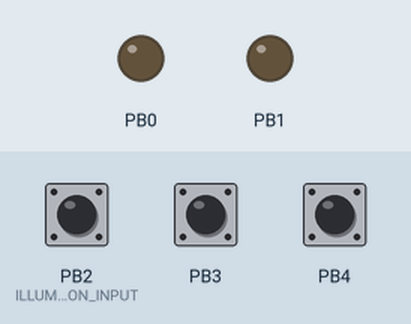
Simulated run of this sketch. Board: ATtiny85, built with avr-gcc and run on an emulated ATtiny85. Shown: output pins drawn as LEDs (lit = HIGH). The test bench sets the inputs (shaded band); at power-on: PB3 HIGH, PB4 HIGH, PB2 (ILLUMINATION_INPUT) HIGH. Sleep ends after the set time or at an interrupt.

Above: at 5.0 s.
5.1 s: PB3 pulled LOW for 1 s
8.1 s: PB4 pulled LOW for 3.2 s
At 10.1 s:
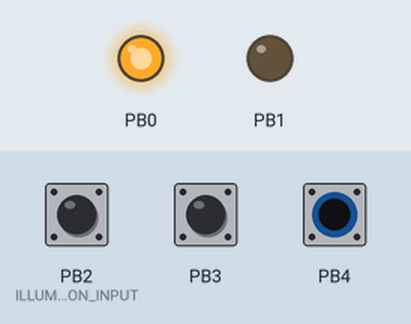
12.8 s: PB3 pulled LOW for 0.15 s
14.6 s: PB3 pulled LOW for 3.2 s
At 16.1 s:
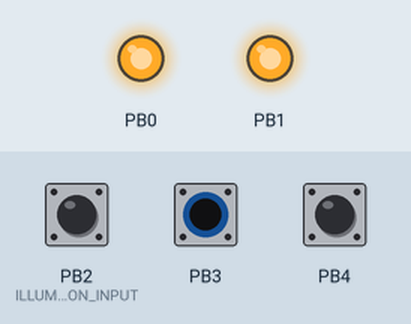
19.3 s: PB2 (ILLUMINATION_INPUT) pulled LOW for 0.15 s
At 21.1 s:
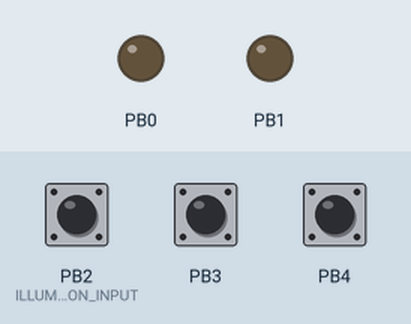
21.8 s: PB4 pulled LOW for 1 s
Timing chart, 0 to 24.8 s (numbered marks = the images above; inputs shaded):
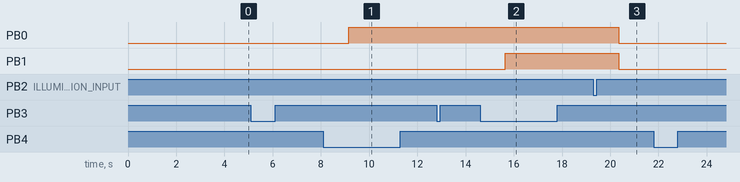

The sketch:

fbc_controller.ino
```cpp
/**
 * Footwell Backlight Controller
 *
 *   - Independent two-channel control with smooth fade transitions
 *   - Delayed switch-off feature (can be disabled via T58b input)
 *   - Low power standby mode
 *
 *   Atmel ATtiny25/45/85 Pinout
 *
 *                                ┌───────u───────┐
 *          PCINT5/RESET/ADC0/dW ─┤ 1 PB5   VCC 8 ├─
 *   PCINT3/XTAL1/CLKI/OC1B/ADC3 ─┤ 2 PB3   PB2 7 ├─ SCK/USCK/SCL/ADC1/T0/INT0/PCINT2
 *   PCINT4/XTAL2/CLKO/OC1B/ADC2 ─┤ 3 PB4   PB1 6 ├─ MISO/DO/AIN1/OC0B/OC1A/PCINT1
 *                               ─┤ 4 GND   PB0 5 ├─ MOSI/DI/SDA/AIN0/OC0A/OC1A/AREF/PCINT0
 *                                └───────────────┘
 *   Pins General Info
 *
 *           ┌─────────┬───────────┬─────────────┬─────────────┬─────────┐
 *           │ IC Lead │ Atmel Pin │ Arduino Pin │ Arduino ISP │ Purpose │
 *           ├─────────┼───────────┼─────────────┼─────────────┼─────────┤
 *           │    1    │    PB5    │             │     10      │   RST   │
 *           │    2    │    PB3    │ (D 3) Ain3  │             │   SW0   │
 *           │    3    │    PB4    │ (D 4) Ain2  │             │   SW1   │
 *           │    5    │    PB0    │ (D 0) pwm0  │     11      │   BL1   │
 *           │    6    │    PB1    │ (D 1) pwm1  │     12      │   BL0   │
 *           │    7    │    PB2    │ (D 2) Ain1  │     13      │   ILM   │
 *           └─────────┴───────────┴─────────────┴─────────────┴─────────┘
 *
 *   Programming ATtiny25/45/85 with Arduino ISP
 *     1. Install attiny core files: https://github.com/damellis/attiny
 *     2. Prepare an Arduino:
 *       Examples > 11. ArduinoISP > ArduinoISP
 *       Sketch > Upload
 *     3. Wire ISP
 *       Arduino > ATtiny25/45/85
 *       5V      > VCC
 *       GND     > GND
 *       13      > PB2
 *       12      > PB1
 *       11      > PB0
 *       10      > RST
 *     4. Tools > Clock: "Internal 8MHz"
 *     5. Tools > Burn Bootloader
 *     6. Sketch > Upload Using Programmer
 *
 *   Fuses
 *     https://www.engbedded.com/fusecalc/?P=ATtiny25&V_LOW=0xE2&V_HIGH=0xDF&V_EXTENDED=0xFF&O_HEX=Apply+values
 *
 *   Controller States
 *
 *                                     ┌─────┐
 *              ┌──←─ door opened ─←───┤ OFF ├─← fade down completed ─┐
 *              │                      └─────┘                        │
 *              ↓          ┌──────←─ door opened ─←───────┐           ↑
 *         ┌────┴──────────┴────┐                   ┌─────┴───────────┴─────┐
 *         │ FADE_BACKLIGHT_UP  ├─→─ door closed ─→─┤  FADE_BACKLIGHT_DOWN  │
 *         └──────────┬─────────┘                   └───────────┬───────────┘
 *  fade up completed ↓                                         ↑ delay completed or illumination is on
 *            ┌───────┴───────┐                        ┌── ─────┴─────────┐
 *            │ BACKLIGHT_ON  ├───→─ door closed ─→────┤ SWITCH_OFF_DELAY │
 *            └───────┬───────┘                        └────────┬─────────┘
 *                    └───────────←─ door opened ─←─────────────┘
 */

#define ILLUMINATION_INPUT 2

#define FADE_STEP 1
#define SWITCH_OFF_DELAY_VALUE 15000

bool isIlluminationActive() {
  return digitalRead(ILLUMINATION_INPUT) == LOW;
}

enum StateLevel {
  OFF,
  FADE_BACKLIGHT_UP,
  BACKLIGHT_ON,
  SWITCH_OFF_DELAY,
  FADE_BACKLIGHT_DOWN,
};

struct channel {
  uint8_t inputPin;
  uint8_t backlightOutputPin;

  StateLevel state = OFF;
  uint8_t backlightValue = 0;
  uint16_t switchOffDelay = 0;

  bool previousInputValue = false;
  bool previousIlluminationValue = false;

  channel(uint8_t inputPin, uint8_t backlightOutputPin): inputPin(inputPin), backlightOutputPin(backlightOutputPin) {}

  bool isInputActive() {
    return digitalRead(inputPin) == LOW;
  }

  bool isInputsChanged() {
    return isInputActive() ^ previousInputValue || isIlluminationActive() ^ previousIlluminationValue;
  }

  bool isOff() {
    return state == OFF;
  }

  bool isFading() {
    return state == FADE_BACKLIGHT_UP || state == FADE_BACKLIGHT_DOWN;
  }

  bool isDelay() {
    return state == SWITCH_OFF_DELAY;
  }

  void setup() {
    setupInputPin(inputPin);
    digitalWrite(backlightOutputPin, LOW);
    pinMode(backlightOutputPin, OUTPUT);
    if (isInputsChanged()) {
      onChange();
    }
  }

  void writeOutput() {
    analogWrite(backlightOutputPin, backlightValue);
    setNextBacklightValue();
  }

  void setNextBacklightValue() {
    if (state == FADE_BACKLIGHT_UP) {
      if (backlightValue != 255) {
        backlightValue = min(255, backlightValue + FADE_STEP);
      } else {
        onChange();
      }
    } else if (state == FADE_BACKLIGHT_DOWN) {
      if (backlightValue != 0) {
        backlightValue = max(0, backlightValue - FADE_STEP);
      } else {
        onChange();
      }
    }
  }

  void decrementSwitchOffDelay() {
    if (switchOffDelay > 0) {
      switchOffDelay = max(switchOffDelay - 4, 0);
    } else if (state == SWITCH_OFF_DELAY) {
      onChange();
    }
  }

  void onChange() {
    switch (state) {
      case OFF:
      case FADE_BACKLIGHT_DOWN:
        if (isInputActive()) {
          state = FADE_BACKLIGHT_UP;
        } else if (backlightValue == 0) {
          state = OFF;
        }
        break;

      case FADE_BACKLIGHT_UP:
        if (!isInputActive()) {
          state = FADE_BACKLIGHT_DOWN;
        } else if (backlightValue == 255) {
          state = BACKLIGHT_ON;
        }
        break;

      case BACKLIGHT_ON:
        if (!isInputActive()) {
          if (isIlluminationActive()) {
            state = FADE_BACKLIGHT_DOWN;
          } else {
            switchOffDelay = SWITCH_OFF_DELAY_VALUE;
            state = SWITCH_OFF_DELAY;
          }
        }
        break;

      case SWITCH_OFF_DELAY:
        if (isInputActive()) {
          state = BACKLIGHT_ON;
        } else if (isIlluminationActive() || switchOffDelay == 0) {
          state = FADE_BACKLIGHT_DOWN;
        }
        break;
    }
    previousInputValue = isInputActive();
    previousIlluminationValue = isIlluminationActive();
  }
};

#define CH_COUNT 2
channel channels[CH_COUNT] = {{3, 1}, {4, 0}};

void setupTimer1() {
  // millis();
  // Clear registers
  TCNT1 = 0;
  // CTC and Prescaler 128
  TCCR1 = (1 << CTC1) | (1 << CS13);
  // 255.10204081632654 Hz (8000000/((244+1)*128))
  OCR1C = 255;
  // interrupt COMPA
  OCR1A = OCR1C;
  // Output Compare Match A Interrupt Enable
  TIMSK |= (1 << OCIE1A);
}

void setupInputPin(uint8_t inputPin) {
  pinMode(inputPin, INPUT_PULLUP);
  *digitalPinToPCMSK(inputPin) |= (1<<digitalPinToPCMSKbit(inputPin));
  *digitalPinToPCICR(inputPin) |= (1<<digitalPinToPCICRbit(inputPin));
}

void setupPowerSaveMode() {
  // Disable ADC
  ADCSRA &= ~(1<<ADEN);
  PRR |= 1 << PRADC;
  // Power down mode and sleep enable
  MCUCR |= 1 << SM1 | 1 << SE;
}

ISR(TIMER1_COMPA_vect) {
  if (channels[0].isOff() && channels[1].isOff()) {
    sei();
    asm volatile("sleep");
    return;
  }

  for (uint8_t i = 0; i < CH_COUNT; i++) {
    if (channels[i].isFading()) {
      channels[i].writeOutput();
    } else if (channels[i].isDelay()) {
      channels[i].decrementSwitchOffDelay();
    }
  }
}

ISR (PCINT0_vect) {
  for (uint8_t i = 0; i < CH_COUNT; i++) {
    if (channels[i].isInputsChanged()) {
      channels[i].onChange();
    }
  }
}

void setup() {
  cli();
  setupPowerSaveMode();
  setupInputPin(ILLUMINATION_INPUT);
  channels[0].setup();
  channels[1].setup();
  setupTimer1();
  sei();
}

void loop() {
  // put your main code here, to run repeatedly:
}
```

Measured:
- after the input at 8.1 s, PB0: LOW → HIGH after 1.0 s
- after the input at 14.6 s, PB1: LOW → HIGH after 1.0 s
- after the input at 19.3 s, PB0, PB1: HIGH → LOW after 1.0 s
